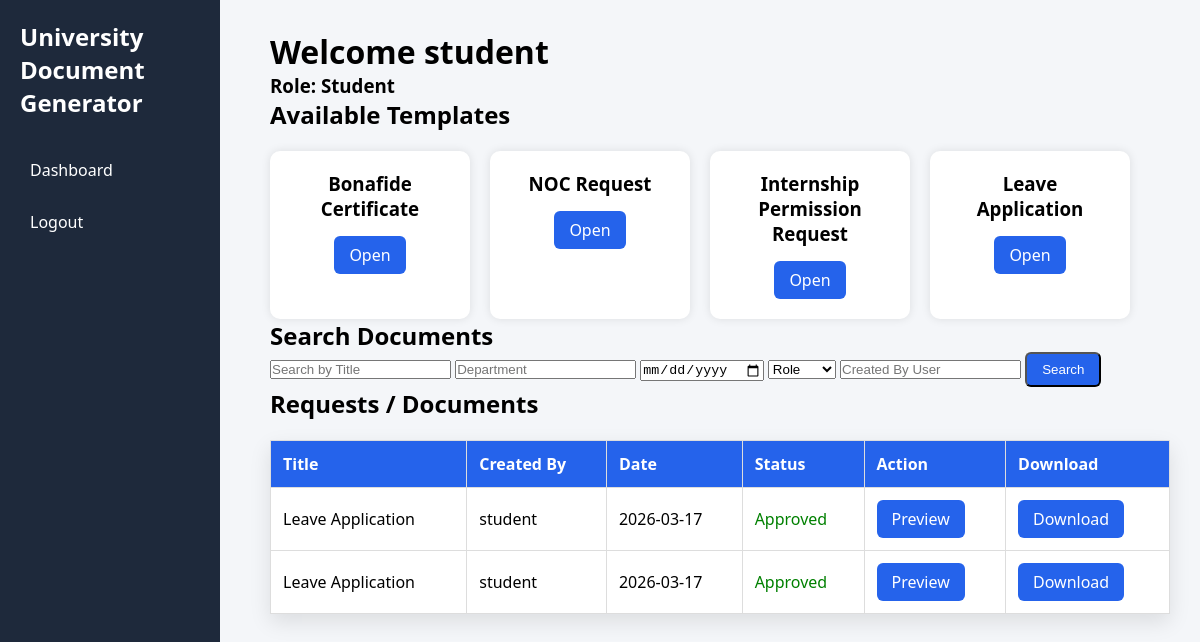
The app's page /dashboard (signed in) with its own data.
### database.py (models this page shows)
class User(UserMixin, db.Model):
    id = db.Column(db.Integer, primary_key=True)
    username = db.Column(db.String(100), unique=True)
    password = db.Column(db.String(200))
    role = db.Column(db.String(50))
    email = db.Column(db.String(120), unique=True)
    active = db.Column(db.Boolean, default=True)
    created_at = db.Column(db.DateTime, default=datetime.utcnow)

class Template(db.Model):
    id = db.Column(db.Integer, primary_key=True)
    name = db.Column(db.String(100))
    file_path = db.Column(db.String(200))
    allowed_roles = db.Column(db.String(200))
    approval_flow = db.Column(db.String(200))

class Document(db.Model):
    id = db.Column(db.Integer, primary_key=True)
    title = db.Column(db.String(200))
    template_name = db.Column(db.String(200))
    filename = db.Column(db.String(200))
    department = db.Column(db.String(200))
    content = db.Column(db.Text)
    authority = db.Column(db.String(200))
    date = db.Column(db.String(100))
    created_by = db.Column(db.String(100))
    created_at = db.Column(db.DateTime, default=datetime.utcnow)
    status = db.Column(db.String(50), default="pending")
    approved_by_faculty = db.Column(db.Boolean, default=False)
    approved_by_hod = db.Column(db.Boolean, default=False)
    approved_by_dean = db.Column(db.Boolean, default=False)

### app.py (the view)
@app.route("/dashboard")
@login_required
def dashboard():
    query = DocModel.query
    title = request.args.get("title")
    department = request.args.get("department")
    date = request.args.get("date")
    role = request.args.get("role")
    user = request.args.get("user")
    if title:
        query = query.filter(DocModel.title.contains(title))
    if department:
        query = query.filter(DocModel.department.contains(department))
    if date:
        query = query.filter(DocModel.created_at.contains(date))
    if role:
        query = query.join(User, DocModel.created_by == User.username)\
                 .filter(User.role == role)
    if user:
        query = query.filter(DocModel.created_by.contains(user))
    documents = query.all()
    templates = Template.query.all()
    return render_template(
        "dashboard.html",
        documents=documents,
        templates=templates
    )

### app.py (called while the page is built)
@login_manager.user_loader
def load_user(user_id):
    return User.query.get(int(user_id))

### templates/dashboard.html (shortened to what this page needs)
<!DOCTYPE html>
<html>
<head>
    <link rel="stylesheet" href="{{ url_for('static', filename='style.css') }}">
</head>
<body>
<div class="sidebar">
    <h2>University Document Generator</h2>
    <a href="/dashboard">Dashboard</a>
    <a href="/logout">Logout</a>
</div>
<div class="main-content">
    <h1>Welcome {{ current_user.username }}</h1>
    <h3>Role: {{ current_user.role|capitalize }}</h3>
    <h2>Available Templates</h2>
    <div class="card-container">
        {% for template in templates %}
            {% if current_user.role in template.allowed_roles.split(",") %}
                <div class="card">
                    <h3>{{ template.name }}</h3>
                    <a href="/create/{{ template.id }}" class="btn">
                        Open
                    </a>
                </div>
            {% endif %}
        {% endfor %}
    </div>
<h2>Search Documents</h2>
<form method="GET" action="/dashboard" class="search-form">
<input type="text" name="title" placeholder="Search by Title">
<input type="text" name="department" placeholder="Department">
<input type="date" name="date">
<select name="role">
<option value="">Role</option>
</select>
<input type="text" name="user" placeholder="Created By User">
<button class="btn">Search</button>
</form>
    <h2>Requests / Documents</h2>
    <table>
        <tr>
            <th>Title</th>
            <th>Created By</th>
            <th>Date</th>
            <th>Status</th>
            <th>Action</th>
            <th>Download</th
        </tr>
        {% for doc in documents %}
        <tr>
            <td>{{ doc.title }}</td>
            <td>{{ doc.created_by }}</td>
            <td>{{ doc.created_at.strftime('%Y-%m-%d') if doc.created_at }}</td>
            <td>
                {% if doc.status == "pending_faculty" %}
                    <span style="color:orange;">Pending Faculty</span>
                {% elif doc.status == "pending_hod" %}
                    <span style="color:blue;">Pending HOD</span>
                {% elif doc.status == "pending_dean" %}
                    <span style="color:purple;">Pending Dean</span>
                {% elif doc.status == "approved" %}
                    <span style="color:green;">Approved</span>
                {% elif doc.status == "rejected" %}
                    <span style="color:red;">Rejected</span>
                {% else %}
                    {{ doc.status }}
                {% endif %}
            </td>
            <td>
                <a href="/preview/{{ doc.id }}" class="btn">Preview</a>
            </td>
            <td>
                {% if doc.status == "approved" and doc.filename %}
                    <a href="/generated_docs/{{ doc.filename }}" class="btn">
                    Download
                </a>
                {% else %}
                    Not Available
                {% endif %}
            </td>
        </tr>
        {% endfor %}
    </table>
</div>
</body>
</html>

### static/style.css (style rules this page uses)
* { margin: 0; padding: 0; box-sizing: border-box; }
body { font-family: "Segoe UI", Arial, sans-serif; background-color: #f4f6f9; }
.sidebar { width: 220px; height: 100vh; background: #1e293b; position: fixed; padding: 20px; color: white; }
.sidebar h2 { margin-bottom: 30px; }
.sidebar a { display: block; color: white; padding: 10px; margin: 10px 0; text-decoration: none; border-radius: 6px; }
.main-content { margin-left: 240px; padding: 30px; }
.card-container { display: flex; gap: 20px; flex-wrap: wrap; }
.card { background: white; padding: 20px; width: 220px; border-radius: 10px; box-shadow: 0px 8px 20px rgba(0,0,0,0.1); }
.card h3 { margin-bottom: 15px; }
.btn { padding: 8px 15px; background: #2563eb; color: white; text-decoration: none; border-radius: 6px; display: inline-block; }
table { width: 100%; border-collapse: collapse; background: white; margin-top: 20px; box-shadow: 0px 8px 20px rgba(0,0,0,0.1); }
th, td { padding: 12px; border: 1px solid #ddd; text-align: left; }
th { background: #2563eb; color: white; }
.card-container { display:flex; gap:20px; margin-top:20px; }
.card { background:white; padding:20px; border-radius:10px; box-shadow:0 0 10px rgba(0,0,0,0.1); width:200px; text-align:center; }

### records on screen
User: username "student", role "Student"
Template: name "Bonafide Certificate"
Template: name "NOC Request"
Template: name "Internship Permission Request"
Template: name "Leave Application"
Document: title "Leave Application", created_by "student", created_at "2026-03-17", status "Approved"
Document: title "Leave Application", created_by "student", created_at "2026-03-17", status "Approved"
